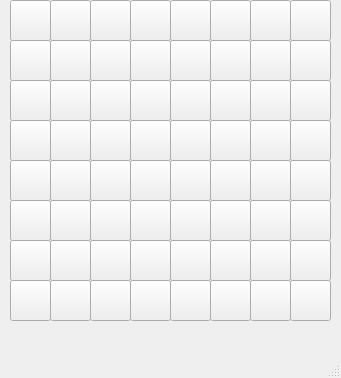
<?xml version="1.0" encoding="UTF-8"?>
<ui version="4.0">
 <class>MainWindow</class>
 <widget class="QMainWindow" name="MainWindow">
  <property name="geometry">
   <rect>
    <x>0</x>
    <y>0</y>
    <width>341</width>
    <height>378</height>
   </rect>
  </property>
  <property name="windowTitle">
   <string>MainWindow</string>
  </property>
  <widget class="QWidget" name="centralwidget">
   <widget class="QPushButton" name="pushButton_29">
    <property name="geometry">
     <rect>
      <x>250</x>
      <y>40</y>
      <width>41</width>
      <height>41</height>
     </rect>
    </property>
    <property name="text">
     <string/>
    </property>
    <attribute name="buttonGroup">
     <string notr="true">buttonGroup</string>
    </attribute>
   </widget>
   <widget class="QPushButton" name="pushButton_30">
    <property name="geometry">
     <rect>
      <x>250</x>
      <y>80</y>
      <width>41</width>
      <height>41</height>
     </rect>
    </property>
    <property name="text">
     <string/>
    </property>
    <attribute name="buttonGroup">
     <string notr="true">buttonGroup</string>
    </attribute>
   </widget>
   <widget class="QPushButton" name="pushButton_31">
    <property name="geometry">
     <rect>
      <x>210</x>
      <y>80</y>
      <width>41</width>
      <height>41</height>
     </rect>
    </property>
    <property name="text">
     <string/>
    </property>
    <attribute name="buttonGroup">
     <string notr="true">buttonGroup</string>
    </attribute>
   </widget>
   <widget class="QPushButton" name="pushButton_32">
    <property name="geometry">
     <rect>
      <x>210</x>
      <y>120</y>
      <width>41</width>
      <height>41</height>
     </rect>
    </property>
    <property name="text">
     <string/>
    </property>
    <attribute name="buttonGroup">
     <string notr="true">buttonGroup</string>
    </attribute>
   </widget>
   <widget class="QPushButton" name="pushButton_36">
    <property name="geometry">
     <rect>
      <x>250</x>
      <y>120</y>
      <width>41</width>
      <height>41</height>
     </rect>
    </property>
    <property name="text">
     <string/>
    </property>
    <attribute name="buttonGroup">
     <string notr="true">buttonGroup</string>
    </attribute>
   </widget>
   <widget class="QPushButton" name="pushButton_37">
    <property name="geometry">
     <rect>
      <x>210</x>
      <y>240</y>
      <width>41</width>
      <height>41</height>
     </rect>
    </property>
    <property name="text">
     <string/>
    </property>
    <attribute name="buttonGroup">
     <string notr="true">buttonGroup</string>
    </attribute>
   </widget>
   <widget class="QPushButton" name="pushButton_38">
    <property name="geometry">
     <rect>
      <x>210</x>
      <y>200</y>
      <width>41</width>
      <height>41</height>
     </rect>
    </property>
    <property name="text">
     <string/>
    </property>
    <attribute name="buttonGroup">
     <string notr="true">buttonGroup</string>
    </attribute>
   </widget>
   <widget class="QPushButton" name="pushButton_39">
    <property name="geometry">
     <rect>
      <x>210</x>
      <y>40</y>
      <width>41</width>
      <height>41</height>
     </rect>
    </property>
    <property name="text">
     <string/>
    </property>
    <attribute name="buttonGroup">
     <string notr="true">buttonGroup</string>
    </attribute>
   </widget>
   <widget class="QPushButton" name="pushButton_41">
    <property name="geometry">
     <rect>
      <x>250</x>
      <y>200</y>
      <width>41</width>
      <height>41</height>
     </rect>
    </property>
    <property name="text">
     <string/>
    </property>
    <attribute name="buttonGroup">
     <string notr="true">buttonGroup</string>
    </attribute>
   </widget>
   <widget class="QPushButton" name="pushButton_42">
    <property name="geometry">
     <rect>
      <x>250</x>
      <y>240</y>
      <width>41</width>
      <height>41</height>
     </rect>
    </property>
    <property name="text">
     <string/>
    </property>
    <attribute name="buttonGroup">
     <string notr="true">buttonGroup</string>
    </attribute>
   </widget>
   <widget class="QPushButton" name="pushButton_43">
    <property name="geometry">
     <rect>
      <x>250</x>
      <y>160</y>
      <width>41</width>
      <height>41</height>
     </rect>
    </property>
    <property name="text">
     <string/>
    </property>
    <attribute name="buttonGroup">
     <string notr="true">buttonGroup</string>
    </attribute>
   </widget>
   <widget class="QPushButton" name="pushButton_44">
    <property name="geometry">
     <rect>
      <x>210</x>
      <y>160</y>
      <width>41</width>
      <height>41</height>
     </rect>
    </property>
    <property name="text">
     <string/>
    </property>
    <attribute name="buttonGroup">
     <string notr="true">buttonGroup</string>
    </attribute>
   </widget>
   <widget class="QPushButton" name="pushButton_48">
    <property name="geometry">
     <rect>
      <x>170</x>
      <y>240</y>
      <width>41</width>
      <height>41</height>
     </rect>
    </property>
    <property name="text">
     <string/>
    </property>
    <attribute name="buttonGroup">
     <string notr="true">buttonGroup</string>
    </attribute>
   </widget>
   <widget class="QPushButton" name="pushButton_49">
    <property name="geometry">
     <rect>
      <x>90</x>
      <y>200</y>
      <width>41</width>
      <height>41</height>
     </rect>
    </property>
    <property name="text">
     <string/>
    </property>
    <attribute name="buttonGroup">
     <string notr="true">buttonGroup</string>
    </attribute>
   </widget>
   <widget class="QPushButton" name="pushButton_50">
    <property name="geometry">
     <rect>
      <x>170</x>
      <y>40</y>
      <width>41</width>
      <height>41</height>
     </rect>
    </property>
    <property name="text">
     <string/>
    </property>
    <attribute name="buttonGroup">
     <string notr="true">buttonGroup</string>
    </attribute>
   </widget>
   <widget class="QPushButton" name="pushButton_51">
    <property name="geometry">
     <rect>
      <x>170</x>
      <y>80</y>
      <width>41</width>
      <height>41</height>
     </rect>
    </property>
    <property name="text">
     <string/>
    </property>
    <attribute name="buttonGroup">
     <string notr="true">buttonGroup</string>
    </attribute>
   </widget>
   <widget class="QPushButton" name="pushButton_52">
    <property name="geometry">
     <rect>
      <x>170</x>
      <y>120</y>
      <width>41</width>
      <height>41</height>
     </rect>
    </property>
    <property name="text">
     <string/>
    </property>
    <attribute name="buttonGroup">
     <string notr="true">buttonGroup</string>
    </attribute>
   </widget>
   <widget class="QPushButton" name="pushButton_56">
    <property name="geometry">
     <rect>
      <x>50</x>
      <y>240</y>
      <width>41</width>
      <height>41</height>
     </rect>
    </property>
    <property name="text">
     <string/>
    </property>
    <attribute name="buttonGroup">
     <string notr="true">buttonGroup</string>
    </attribute>
   </widget>
   <widget class="QPushButton" name="pushButton_58">
    <property name="geometry">
     <rect>
      <x>50</x>
      <y>80</y>
      <width>41</width>
      <height>41</height>
     </rect>
    </property>
    <property name="text">
     <string/>
    </property>
    <attribute name="buttonGroup">
     <string notr="true">buttonGroup</string>
    </attribute>
   </widget>
   <widget class="QPushButton" name="pushButton_59">
    <property name="geometry">
     <rect>
      <x>130</x>
      <y>40</y>
      <width>41</width>
      <height>41</height>
     </rect>
    </property>
    <property name="text">
     <string/>
    </property>
    <attribute name="buttonGroup">
     <string notr="true">buttonGroup</string>
    </attribute>
   </widget>
   <widget class="QPushButton" name="pushButton_61">
    <property name="geometry">
     <rect>
      <x>130</x>
      <y>80</y>
      <width>41</width>
      <height>41</height>
     </rect>
    </property>
    <property name="text">
     <string/>
    </property>
    <attribute name="buttonGroup">
     <string notr="true">buttonGroup</string>
    </attribute>
   </widget>
   <widget class="QPushButton" name="pushButton_62">
    <property name="geometry">
     <rect>
      <x>90</x>
      <y>240</y>
      <width>41</width>
      <height>41</height>
     </rect>
    </property>
    <property name="text">
     <string/>
    </property>
    <attribute name="buttonGroup">
     <string notr="true">buttonGroup</string>
    </attribute>
   </widget>
   <widget class="QPushButton" name="pushButton_63">
    <property name="geometry">
     <rect>
      <x>90</x>
      <y>40</y>
      <width>41</width>
      <height>41</height>
     </rect>
    </property>
    <property name="text">
     <string/>
    </property>
    <attribute name="buttonGroup">
     <string notr="true">buttonGroup</string>
    </attribute>
   </widget>
   <widget class="QPushButton" name="pushButton_64">
    <property name="geometry">
     <rect>
      <x>170</x>
      <y>200</y>
      <width>41</width>
      <height>41</height>
     </rect>
    </property>
    <property name="text">
     <string/>
    </property>
    <attribute name="buttonGroup">
     <string notr="true">buttonGroup</string>
    </attribute>
   </widget>
   <widget class="QPushButton" name="pushButton_66">
    <property name="geometry">
     <rect>
      <x>130</x>
      <y>120</y>
      <width>41</width>
      <height>41</height>
     </rect>
    </property>
    <property name="text">
     <string/>
    </property>
    <attribute name="buttonGroup">
     <string notr="true">buttonGroup</string>
    </attribute>
   </widget>
   <widget class="QPushButton" name="pushButton_67">
    <property name="geometry">
     <rect>
      <x>50</x>
      <y>40</y>
      <width>41</width>
      <height>41</height>
     </rect>
    </property>
    <property name="text">
     <string/>
    </property>
    <attribute name="buttonGroup">
     <string notr="true">buttonGroup</string>
    </attribute>
   </widget>
   <widget class="QPushButton" name="pushButton_70">
    <property name="geometry">
     <rect>
      <x>170</x>
      <y>160</y>
      <width>41</width>
      <height>41</height>
     </rect>
    </property>
    <property name="text">
     <string/>
    </property>
    <attribute name="buttonGroup">
     <string notr="true">buttonGroup</string>
    </attribute>
   </widget>
   <widget class="QPushButton" name="pushButton_73">
    <property name="geometry">
     <rect>
      <x>130</x>
      <y>200</y>
      <width>41</width>
      <height>41</height>
     </rect>
    </property>
    <property name="text">
     <string/>
    </property>
    <attribute name="buttonGroup">
     <string notr="true">buttonGroup</string>
    </attribute>
   </widget>
   <widget class="QPushButton" name="pushButton_75">
    <property name="geometry">
     <rect>
      <x>90</x>
      <y>120</y>
      <width>41</width>
      <height>41</height>
     </rect>
    </property>
    <property name="text">
     <string/>
    </property>
    <attribute name="buttonGroup">
     <string notr="true">buttonGroup</string>
    </attribute>
   </widget>
   <widget class="QPushButton" name="pushButton_76">
    <property name="geometry">
     <rect>
      <x>90</x>
      <y>80</y>
      <width>41</width>
      <height>41</height>
     </rect>
    </property>
    <property name="text">
     <string/>
    </property>
    <attribute name="buttonGroup">
     <string notr="true">buttonGroup</string>
    </attribute>
   </widget>
   <widget class="QPushButton" name="pushButton_79">
    <property name="geometry">
     <rect>
      <x>130</x>
      <y>160</y>
      <width>41</width>
      <height>41</height>
     </rect>
    </property>
    <property name="text">
     <string/>
    </property>
    <attribute name="buttonGroup">
     <string notr="true">buttonGroup</string>
    </attribute>
   </widget>
   <widget class="QPushButton" name="pushButton_80">
    <property name="geometry">
     <rect>
      <x>130</x>
      <y>240</y>
      <width>41</width>
      <height>41</height>
     </rect>
    </property>
    <property name="text">
     <string/>
    </property>
    <attribute name="buttonGroup">
     <string notr="true">buttonGroup</string>
    </attribute>
   </widget>
   <widget class="QPushButton" name="pushButton_81">
    <property name="geometry">
     <rect>
      <x>50</x>
      <y>200</y>
      <width>41</width>
      <height>41</height>
     </rect>
    </property>
    <property name="text">
     <string/>
    </property>
    <attribute name="buttonGroup">
     <string notr="true">buttonGroup</string>
    </attribute>
   </widget>
   <widget class="QPushButton" name="pushButton_82">
    <property name="geometry">
     <rect>
      <x>50</x>
      <y>160</y>
      <width>41</width>
      <height>41</height>
     </rect>
    </property>
    <property name="text">
     <string/>
    </property>
    <attribute name="buttonGroup">
     <string notr="true">buttonGroup</string>
    </attribute>
   </widget>
   <widget class="QPushButton" name="pushButton_83">
    <property name="geometry">
     <rect>
      <x>50</x>
      <y>120</y>
      <width>41</width>
      <height>41</height>
     </rect>
    </property>
    <property name="text">
     <string/>
    </property>
    <attribute name="buttonGroup">
     <string notr="true">buttonGroup</string>
    </attribute>
   </widget>
   <widget class="QPushButton" name="pushButton_87">
    <property name="geometry">
     <rect>
      <x>90</x>
      <y>160</y>
      <width>41</width>
      <height>41</height>
     </rect>
    </property>
    <property name="text">
     <string/>
    </property>
    <attribute name="buttonGroup">
     <string notr="true">buttonGroup</string>
    </attribute>
   </widget>
   <widget class="QPushButton" name="pushButton_84">
    <property name="geometry">
     <rect>
      <x>130</x>
      <y>280</y>
      <width>41</width>
      <height>41</height>
     </rect>
    </property>
    <property name="text">
     <string/>
    </property>
    <attribute name="buttonGroup">
     <string notr="true">buttonGroup</string>
    </attribute>
   </widget>
   <widget class="QPushButton" name="pushButton_57">
    <property name="geometry">
     <rect>
      <x>50</x>
      <y>280</y>
      <width>41</width>
      <height>41</height>
     </rect>
    </property>
    <property name="text">
     <string/>
    </property>
    <attribute name="buttonGroup">
     <string notr="true">buttonGroup</string>
    </attribute>
   </widget>
   <widget class="QPushButton" name="pushButton_45">
    <property name="geometry">
     <rect>
      <x>250</x>
      <y>280</y>
      <width>41</width>
      <height>41</height>
     </rect>
    </property>
    <property name="text">
     <string/>
    </property>
    <attribute name="buttonGroup">
     <string notr="true">buttonGroup</string>
    </attribute>
   </widget>
   <widget class="QPushButton" name="pushButton_65">
    <property name="geometry">
     <rect>
      <x>90</x>
      <y>280</y>
      <width>41</width>
      <height>41</height>
     </rect>
    </property>
    <property name="text">
     <string/>
    </property>
    <attribute name="buttonGroup">
     <string notr="true">buttonGroup</string>
    </attribute>
   </widget>
   <widget class="QPushButton" name="pushButton_40">
    <property name="geometry">
     <rect>
      <x>210</x>
      <y>280</y>
      <width>41</width>
      <height>41</height>
     </rect>
    </property>
    <property name="text">
     <string/>
    </property>
    <attribute name="buttonGroup">
     <string notr="true">buttonGroup</string>
    </attribute>
   </widget>
   <widget class="QPushButton" name="pushButton_53">
    <property name="geometry">
     <rect>
      <x>170</x>
      <y>280</y>
      <width>41</width>
      <height>41</height>
     </rect>
    </property>
    <property name="text">
     <string/>
    </property>
    <attribute name="buttonGroup">
     <string notr="true">buttonGroup</string>
    </attribute>
   </widget>
   <widget class="QPushButton" name="pushButton_68">
    <property name="geometry">
     <rect>
      <x>90</x>
      <y>0</y>
      <width>41</width>
      <height>41</height>
     </rect>
    </property>
    <property name="text">
     <string/>
    </property>
    <attribute name="buttonGroup">
     <string notr="true">buttonGroup</string>
    </attribute>
   </widget>
   <widget class="QPushButton" name="pushButton_60">
    <property name="geometry">
     <rect>
      <x>130</x>
      <y>0</y>
      <width>41</width>
      <height>41</height>
     </rect>
    </property>
    <property name="text">
     <string/>
    </property>
    <attribute name="buttonGroup">
     <string notr="true">buttonGroup</string>
    </attribute>
   </widget>
   <widget class="QPushButton" name="pushButton_33">
    <property name="geometry">
     <rect>
      <x>250</x>
      <y>0</y>
      <width>41</width>
      <height>41</height>
     </rect>
    </property>
    <property name="text">
     <string/>
    </property>
    <attribute name="buttonGroup">
     <string notr="true">buttonGroup</string>
    </attribute>
   </widget>
   <widget class="QPushButton" name="pushButton_54">
    <property name="geometry">
     <rect>
      <x>170</x>
      <y>0</y>
      <width>41</width>
      <height>41</height>
     </rect>
    </property>
    <property name="text">
     <string/>
    </property>
    <attribute name="buttonGroup">
     <string notr="true">buttonGroup</string>
    </attribute>
   </widget>
   <widget class="QPushButton" name="pushButton_69">
    <property name="geometry">
     <rect>
      <x>50</x>
      <y>0</y>
      <width>41</width>
      <height>41</height>
     </rect>
    </property>
    <property name="text">
     <string/>
    </property>
    <attribute name="buttonGroup">
     <string notr="true">buttonGroup</string>
    </attribute>
   </widget>
   <widget class="QPushButton" name="pushButton_46">
    <property name="geometry">
     <rect>
      <x>210</x>
      <y>0</y>
      <width>41</width>
      <height>41</height>
     </rect>
    </property>
    <property name="text">
     <string/>
    </property>
    <attribute name="buttonGroup">
     <string notr="true">buttonGroup</string>
    </attribute>
   </widget>
   <widget class="QPushButton" name="pushButton_34">
    <property name="geometry">
     <rect>
      <x>290</x>
      <y>80</y>
      <width>41</width>
      <height>41</height>
     </rect>
    </property>
    <property name="text">
     <string/>
    </property>
    <attribute name="buttonGroup">
     <string notr="true">buttonGroup</string>
    </attribute>
   </widget>
   <widget class="QPushButton" name="pushButton_47">
    <property name="geometry">
     <rect>
      <x>290</x>
      <y>200</y>
      <width>41</width>
      <height>41</height>
     </rect>
    </property>
    <property name="text">
     <string/>
    </property>
    <attribute name="buttonGroup">
     <string notr="true">buttonGroup</string>
    </attribute>
   </widget>
   <widget class="QPushButton" name="pushButton_55">
    <property name="geometry">
     <rect>
      <x>290</x>
      <y>160</y>
      <width>41</width>
      <height>41</height>
     </rect>
    </property>
    <property name="text">
     <string/>
    </property>
    <attribute name="buttonGroup">
     <string notr="true">buttonGroup</string>
    </attribute>
   </widget>
   <widget class="QPushButton" name="pushButton_71">
    <property name="geometry">
     <rect>
      <x>290</x>
      <y>240</y>
      <width>41</width>
      <height>41</height>
     </rect>
    </property>
    <property name="text">
     <string/>
    </property>
    <attribute name="buttonGroup">
     <string notr="true">buttonGroup</string>
    </attribute>
   </widget>
   <widget class="QPushButton" name="pushButton_35">
    <property name="geometry">
     <rect>
      <x>290</x>
      <y>40</y>
      <width>41</width>
      <height>41</height>
     </rect>
    </property>
    <property name="text">
     <string/>
    </property>
    <attribute name="buttonGroup">
     <string notr="true">buttonGroup</string>
    </attribute>
   </widget>
   <widget class="QPushButton" name="pushButton_72">
    <property name="geometry">
     <rect>
      <x>290</x>
      <y>280</y>
      <width>41</width>
      <height>41</height>
     </rect>
    </property>
    <property name="text">
     <string/>
    </property>
    <attribute name="buttonGroup">
     <string notr="true">buttonGroup</string>
    </attribute>
   </widget>
   <widget class="QPushButton" name="pushButton_74">
    <property name="geometry">
     <rect>
      <x>290</x>
      <y>120</y>
      <width>41</width>
      <height>41</height>
     </rect>
    </property>
    <property name="text">
     <string/>
    </property>
    <attribute name="buttonGroup">
     <string notr="true">buttonGroup</string>
    </attribute>
   </widget>
   <widget class="QPushButton" name="pushButton_77">
    <property name="geometry">
     <rect>
      <x>290</x>
      <y>0</y>
      <width>41</width>
      <height>41</height>
     </rect>
    </property>
    <property name="text">
     <string/>
    </property>
    <attribute name="buttonGroup">
     <string notr="true">buttonGroup</string>
    </attribute>
   </widget>
   <widget class="QPushButton" name="pushButton_85">
    <property name="geometry">
     <rect>
      <x>10</x>
      <y>200</y>
      <width>41</width>
      <height>41</height>
     </rect>
    </property>
    <property name="text">
     <string/>
    </property>
    <attribute name="buttonGroup">
     <string notr="true">buttonGroup</string>
    </attribute>
   </widget>
   <widget class="QPushButton" name="pushButton_78">
    <property name="geometry">
     <rect>
      <x>10</x>
      <y>240</y>
      <width>41</width>
      <height>41</height>
     </rect>
    </property>
    <property name="text">
     <string/>
    </property>
    <attribute name="buttonGroup">
     <string notr="true">buttonGroup</string>
    </attribute>
   </widget>
   <widget class="QPushButton" name="pushButton_86">
    <property name="geometry">
     <rect>
      <x>10</x>
      <y>280</y>
      <width>41</width>
      <height>41</height>
     </rect>
    </property>
    <property name="text">
     <string/>
    </property>
    <attribute name="buttonGroup">
     <string notr="true">buttonGroup</string>
    </attribute>
   </widget>
   <widget class="QPushButton" name="pushButton_88">
    <property name="geometry">
     <rect>
      <x>10</x>
      <y>80</y>
      <width>41</width>
      <height>41</height>
     </rect>
    </property>
    <property name="text">
     <string/>
    </property>
    <attribute name="buttonGroup">
     <string notr="true">buttonGroup</string>
    </attribute>
   </widget>
   <widget class="QPushButton" name="pushButton_89">
    <property name="geometry">
     <rect>
      <x>10</x>
      <y>160</y>
      <width>41</width>
      <height>41</height>
     </rect>
    </property>
    <property name="text">
     <string/>
    </property>
    <attribute name="buttonGroup">
     <string notr="true">buttonGroup</string>
    </attribute>
   </widget>
   <widget class="QPushButton" name="pushButton_90">
    <property name="geometry">
     <rect>
      <x>10</x>
      <y>120</y>
      <width>41</width>
      <height>41</height>
     </rect>
    </property>
    <property name="text">
     <string/>
    </property>
    <attribute name="buttonGroup">
     <string notr="true">buttonGroup</string>
    </attribute>
   </widget>
   <widget class="QPushButton" name="pushButton_91">
    <property name="geometry">
     <rect>
      <x>10</x>
      <y>40</y>
      <width>41</width>
      <height>41</height>
     </rect>
    </property>
    <property name="text">
     <string/>
    </property>
    <attribute name="buttonGroup">
     <string notr="true">buttonGroup</string>
    </attribute>
   </widget>
   <widget class="QPushButton" name="pushButton_92">
    <property name="geometry">
     <rect>
      <x>10</x>
      <y>0</y>
      <width>41</width>
      <height>41</height>
     </rect>
    </property>
    <property name="text">
     <string/>
    </property>
    <attribute name="buttonGroup">
     <string notr="true">buttonGroup</string>
    </attribute>
   </widget>
  </widget>
  <widget class="QMenuBar" name="menubar">
   <property name="geometry">
    <rect>
     <x>0</x>
     <y>0</y>
     <width>341</width>
     <height>26</height>
    </rect>
   </property>
  </widget>
  <widget class="QStatusBar" name="statusbar"/>
 </widget>
 <resources/>
 <connections/>
 <buttongroups>
  <buttongroup name="buttonGroup"/>
 </buttongroups>
</ui>
